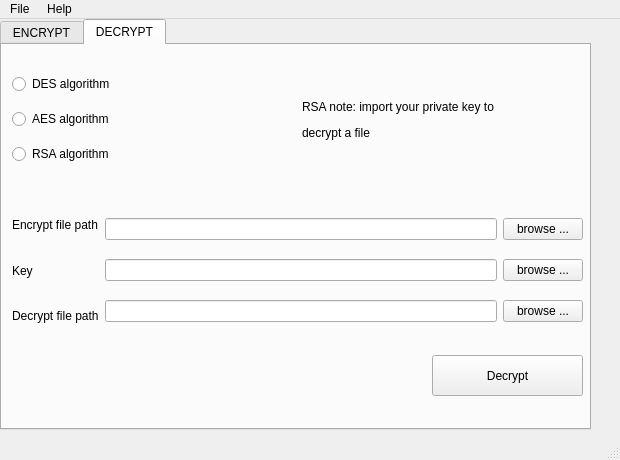
<?xml version="1.0" encoding="UTF-8"?>
<ui version="4.0">
 <class>MainWindow</class>
 <widget class="QMainWindow" name="MainWindow">
  <property name="geometry">
   <rect>
    <x>0</x>
    <y>0</y>
    <width>620</width>
    <height>460</height>
   </rect>
  </property>
  <property name="sizePolicy">
   <sizepolicy hsizetype="Preferred" vsizetype="Preferred">
    <horstretch>0</horstretch>
    <verstretch>0</verstretch>
   </sizepolicy>
  </property>
  <property name="minimumSize">
   <size>
    <width>620</width>
    <height>460</height>
   </size>
  </property>
  <property name="maximumSize">
   <size>
    <width>620</width>
    <height>460</height>
   </size>
  </property>
  <property name="windowTitle">
   <string>Simple Encrypt/Decrypt Program</string>
  </property>
  <property name="windowOpacity">
   <double>1.000000000000000</double>
  </property>
  <property name="animated">
   <bool>true</bool>
  </property>
  <widget class="QWidget" name="centralwidget">
   <widget class="QTabWidget" name="tab">
    <property name="geometry">
     <rect>
      <x>0</x>
      <y>0</y>
      <width>591</width>
      <height>411</height>
     </rect>
    </property>
    <property name="currentIndex">
     <number>1</number>
    </property>
    <widget class="QWidget" name="tabEncrypt">
     <attribute name="title">
      <string>ENCRYPT</string>
     </attribute>
     <widget class="QWidget" name="verticalLayoutWidget_4">
      <property name="geometry">
       <rect>
        <x>10</x>
        <y>20</y>
        <width>571</width>
        <height>111</height>
       </rect>
      </property>
      <layout class="QVBoxLayout" name="encAlgorithmsChose">
       <item>
        <widget class="QRadioButton" name="enc_radio_des">
         <property name="text">
          <string>DES algorithm</string>
         </property>
        </widget>
       </item>
       <item>
        <widget class="QRadioButton" name="enc_radio_aes">
         <property name="text">
          <string>AES algorithm</string>
         </property>
        </widget>
       </item>
       <item>
        <widget class="QRadioButton" name="enc_radio_rsa">
         <property name="text">
          <string>RSA algorithm</string>
         </property>
        </widget>
       </item>
      </layout>
     </widget>
     <widget class="QPushButton" name="encryptButton">
      <property name="geometry">
       <rect>
        <x>430</x>
        <y>310</y>
        <width>151</width>
        <height>41</height>
       </rect>
      </property>
      <property name="text">
       <string>Encrypt</string>
      </property>
     </widget>
     <widget class="QWidget" name="layoutWidget_2">
      <property name="geometry">
       <rect>
        <x>10</x>
        <y>310</y>
        <width>271</width>
        <height>41</height>
       </rect>
      </property>
      <layout class="QHBoxLayout" name="encGenerateKeyLayout">
       <item>
        <widget class="QLabel" name="enc_gen_key_label">
         <property name="text">
          <string>Not have key for RSA algorithm ?</string>
         </property>
        </widget>
       </item>
       <item>
        <widget class="QPushButton" name="enc_gen_key_button">
         <property name="text">
          <string>Generate key</string>
         </property>
        </widget>
       </item>
      </layout>
     </widget>
     <widget class="QWidget" name="layoutWidget">
      <property name="geometry">
       <rect>
        <x>10</x>
        <y>160</y>
        <width>571</width>
        <height>131</height>
       </rect>
      </property>
      <layout class="QHBoxLayout" name="encFileImportLayout">
       <item>
        <layout class="QVBoxLayout" name="encLabelLayout">
         <item>
          <widget class="QLabel" name="enc_label_origin">
           <property name="minimumSize">
            <size>
             <width>71</width>
             <height>21</height>
            </size>
           </property>
           <property name="text">
            <string>Origin file path   </string>
           </property>
          </widget>
         </item>
         <item>
          <widget class="QLabel" name="enc_label_key">
           <property name="text">
            <string>Key</string>
           </property>
          </widget>
         </item>
         <item>
          <widget class="QLabel" name="enc_label_filepath">
           <property name="text">
            <string>Encrypt file path</string>
           </property>
          </widget>
         </item>
        </layout>
       </item>
       <item>
        <layout class="QVBoxLayout" name="encAddressLayout">
         <item>
          <layout class="QHBoxLayout" name="encOriginFilePath">
           <item>
            <widget class="QLineEdit" name="enc_address_origin_text">
             <property name="minimumSize">
              <size>
               <width>371</width>
               <height>20</height>
              </size>
             </property>
            </widget>
           </item>
           <item>
            <widget class="QPushButton" name="enc_address_origin_button">
             <property name="text">
              <string>browse ...</string>
             </property>
            </widget>
           </item>
          </layout>
         </item>
         <item>
          <layout class="QHBoxLayout" name="encBrowseKey">
           <item>
            <widget class="QLineEdit" name="enc_address_key_text">
             <property name="minimumSize">
              <size>
               <width>371</width>
               <height>20</height>
              </size>
             </property>
            </widget>
           </item>
           <item>
            <widget class="QPushButton" name="enc_address_key_button">
             <property name="text">
              <string>browse ...</string>
             </property>
            </widget>
           </item>
          </layout>
         </item>
         <item>
          <layout class="QHBoxLayout" name="encEncFilePath">
           <item>
            <widget class="QLineEdit" name="enc_address_save_text">
             <property name="minimumSize">
              <size>
               <width>371</width>
               <height>20</height>
              </size>
             </property>
            </widget>
           </item>
           <item>
            <widget class="QPushButton" name="enc_address_save_button">
             <property name="text">
              <string>browse ...</string>
             </property>
            </widget>
           </item>
          </layout>
         </item>
        </layout>
       </item>
      </layout>
     </widget>
     <zorder>encryptButton</zorder>
     <zorder>layoutWidget</zorder>
     <zorder>verticalLayoutWidget_4</zorder>
     <zorder>layoutWidget_2</zorder>
    </widget>
    <widget class="QWidget" name="tabDecrypt">
     <attribute name="title">
      <string>DECRYPT</string>
     </attribute>
     <widget class="QWidget" name="layoutWidget">
      <property name="geometry">
       <rect>
        <x>10</x>
        <y>160</y>
        <width>571</width>
        <height>131</height>
       </rect>
      </property>
      <layout class="QHBoxLayout" name="decFileImportLayout">
       <item>
        <layout class="QVBoxLayout" name="decLabelLayout">
         <item>
          <widget class="QLabel" name="dec_label_enc_filepath">
           <property name="minimumSize">
            <size>
             <width>71</width>
             <height>21</height>
            </size>
           </property>
           <property name="text">
            <string>Encrypt file path</string>
           </property>
          </widget>
         </item>
         <item>
          <widget class="QLabel" name="dec_label_key">
           <property name="text">
            <string>Key</string>
           </property>
          </widget>
         </item>
         <item>
          <widget class="QLabel" name="dec_label_filepath">
           <property name="text">
            <string>Decrypt file path</string>
           </property>
          </widget>
         </item>
        </layout>
       </item>
       <item>
        <layout class="QVBoxLayout" name="decAddressLayout">
         <item>
          <layout class="QHBoxLayout" name="decEncFilePath">
           <item>
            <widget class="QLineEdit" name="dec_address_enc_text">
             <property name="minimumSize">
              <size>
               <width>371</width>
               <height>20</height>
              </size>
             </property>
            </widget>
           </item>
           <item>
            <widget class="QPushButton" name="dec_address_enc_button">
             <property name="text">
              <string>browse ...</string>
             </property>
            </widget>
           </item>
          </layout>
         </item>
         <item>
          <layout class="QHBoxLayout" name="decBrowseKey">
           <item>
            <widget class="QLineEdit" name="dec_address_key_text">
             <property name="minimumSize">
              <size>
               <width>371</width>
               <height>20</height>
              </size>
             </property>
            </widget>
           </item>
           <item>
            <widget class="QPushButton" name="dec_address_key_button">
             <property name="text">
              <string>browse ...</string>
             </property>
            </widget>
           </item>
          </layout>
         </item>
         <item>
          <layout class="QHBoxLayout" name="decDecFilePath">
           <item>
            <widget class="QLineEdit" name="dec_address_save_text">
             <property name="minimumSize">
              <size>
               <width>371</width>
               <height>20</height>
              </size>
             </property>
            </widget>
           </item>
           <item>
            <widget class="QPushButton" name="dec_address_save_button">
             <property name="text">
              <string>browse ...</string>
             </property>
            </widget>
           </item>
          </layout>
         </item>
        </layout>
       </item>
      </layout>
     </widget>
     <widget class="QWidget" name="verticalLayoutWidget_5">
      <property name="geometry">
       <rect>
        <x>10</x>
        <y>20</y>
        <width>241</width>
        <height>111</height>
       </rect>
      </property>
      <layout class="QVBoxLayout" name="decAlgorithmsChose">
       <item>
        <widget class="QRadioButton" name="dec_radio_des">
         <property name="text">
          <string>DES algorithm</string>
         </property>
        </widget>
       </item>
       <item>
        <widget class="QRadioButton" name="dec_radio_aes">
         <property name="text">
          <string>AES algorithm</string>
         </property>
        </widget>
       </item>
       <item>
        <widget class="QRadioButton" name="dec_radio_rsa">
         <property name="text">
          <string>RSA algorithm</string>
         </property>
        </widget>
       </item>
      </layout>
     </widget>
     <widget class="QPushButton" name="decryptButton">
      <property name="geometry">
       <rect>
        <x>430</x>
        <y>310</y>
        <width>151</width>
        <height>41</height>
       </rect>
      </property>
      <property name="text">
       <string>Decrypt</string>
      </property>
     </widget>
     <widget class="QLabel" name="label">
      <property name="geometry">
       <rect>
        <x>300</x>
        <y>20</y>
        <width>221</width>
        <height>111</height>
       </rect>
      </property>
      <property name="text">
       <string>&lt;html&gt;&lt;head/&gt;&lt;body&gt;&lt;p&gt;RSA note: import your private key to &lt;/p&gt;&lt;p&gt;decrypt a file&lt;/p&gt;&lt;/body&gt;&lt;/html&gt;</string>
      </property>
     </widget>
    </widget>
   </widget>
  </widget>
  <widget class="QMenuBar" name="menubar">
   <property name="geometry">
    <rect>
     <x>0</x>
     <y>0</y>
     <width>620</width>
     <height>21</height>
    </rect>
   </property>
   <widget class="QMenu" name="menuFile">
    <property name="title">
     <string>File </string>
    </property>
    <addaction name="actionGenerate_RSA_key"/>
    <addaction name="actionClose"/>
   </widget>
   <widget class="QMenu" name="menuHelp">
    <property name="title">
     <string>Help</string>
    </property>
    <addaction name="actionRead_me"/>
   </widget>
   <addaction name="menuFile"/>
   <addaction name="menuHelp"/>
  </widget>
  <widget class="QStatusBar" name="statusbar"/>
  <action name="actionGenerate_RSA_key">
   <property name="text">
    <string>Generate RSA key</string>
   </property>
  </action>
  <action name="actionClose">
   <property name="text">
    <string>Close</string>
   </property>
  </action>
  <action name="actionRead_me">
   <property name="text">
    <string>Read me!</string>
   </property>
  </action>
 </widget>
 <tabstops>
  <tabstop>enc_gen_key_button</tabstop>
  <tabstop>tab</tabstop>
  <tabstop>enc_radio_des</tabstop>
  <tabstop>enc_radio_aes</tabstop>
  <tabstop>enc_radio_rsa</tabstop>
  <tabstop>enc_address_origin_text</tabstop>
  <tabstop>enc_address_origin_button</tabstop>
  <tabstop>enc_address_key_text</tabstop>
  <tabstop>enc_address_key_button</tabstop>
  <tabstop>enc_address_save_text</tabstop>
  <tabstop>enc_address_save_button</tabstop>
  <tabstop>encryptButton</tabstop>
  <tabstop>dec_radio_des</tabstop>
  <tabstop>dec_radio_aes</tabstop>
  <tabstop>dec_radio_rsa</tabstop>
  <tabstop>dec_address_enc_text</tabstop>
  <tabstop>dec_address_enc_button</tabstop>
  <tabstop>dec_address_key_text</tabstop>
  <tabstop>dec_address_key_button</tabstop>
  <tabstop>dec_address_save_text</tabstop>
  <tabstop>dec_address_save_button</tabstop>
  <tabstop>decryptButton</tabstop>
 </tabstops>
 <resources/>
 <connections>
  <connection>
   <sender>actionClose</sender>
   <signal>triggered()</signal>
   <receiver>MainWindow</receiver>
   <slot>close()</slot>
   <hints>
    <hint type="sourcelabel">
     <x>-1</x>
     <y>-1</y>
    </hint>
    <hint type="destinationlabel">
     <x>309</x>
     <y>229</y>
    </hint>
   </hints>
  </connection>
  <connection>
   <sender>enc_radio_des</sender>
   <signal>clicked()</signal>
   <receiver>enc_address_key_button</receiver>
   <slot>hide()</slot>
   <hints>
    <hint type="sourcelabel">
     <x>297</x>
     <y>83</y>
    </hint>
    <hint type="destinationlabel">
     <x>542</x>
     <y>268</y>
    </hint>
   </hints>
  </connection>
  <connection>
   <sender>enc_radio_rsa</sender>
   <signal>clicked()</signal>
   <receiver>enc_address_key_button</receiver>
   <slot>show()</slot>
   <hints>
    <hint type="sourcelabel">
     <x>297</x>
     <y>151</y>
    </hint>
    <hint type="destinationlabel">
     <x>542</x>
     <y>268</y>
    </hint>
   </hints>
  </connection>
  <connection>
   <sender>enc_radio_aes</sender>
   <signal>clicked()</signal>
   <receiver>enc_address_key_button</receiver>
   <slot>hide()</slot>
   <hints>
    <hint type="sourcelabel">
     <x>297</x>
     <y>117</y>
    </hint>
    <hint type="destinationlabel">
     <x>542</x>
     <y>268</y>
    </hint>
   </hints>
  </connection>
  <connection>
   <sender>dec_radio_aes</sender>
   <signal>clicked()</signal>
   <receiver>dec_address_key_button</receiver>
   <slot>hide()</slot>
   <hints>
    <hint type="sourcelabel">
     <x>297</x>
     <y>117</y>
    </hint>
    <hint type="destinationlabel">
     <x>542</x>
     <y>268</y>
    </hint>
   </hints>
  </connection>
  <connection>
   <sender>dec_radio_des</sender>
   <signal>clicked()</signal>
   <receiver>dec_address_key_button</receiver>
   <slot>hide()</slot>
   <hints>
    <hint type="sourcelabel">
     <x>297</x>
     <y>83</y>
    </hint>
    <hint type="destinationlabel">
     <x>542</x>
     <y>268</y>
    </hint>
   </hints>
  </connection>
  <connection>
   <sender>dec_radio_rsa</sender>
   <signal>clicked()</signal>
   <receiver>dec_address_key_button</receiver>
   <slot>show()</slot>
   <hints>
    <hint type="sourcelabel">
     <x>297</x>
     <y>151</y>
    </hint>
    <hint type="destinationlabel">
     <x>542</x>
     <y>268</y>
    </hint>
   </hints>
  </connection>
 </connections>
</ui>
